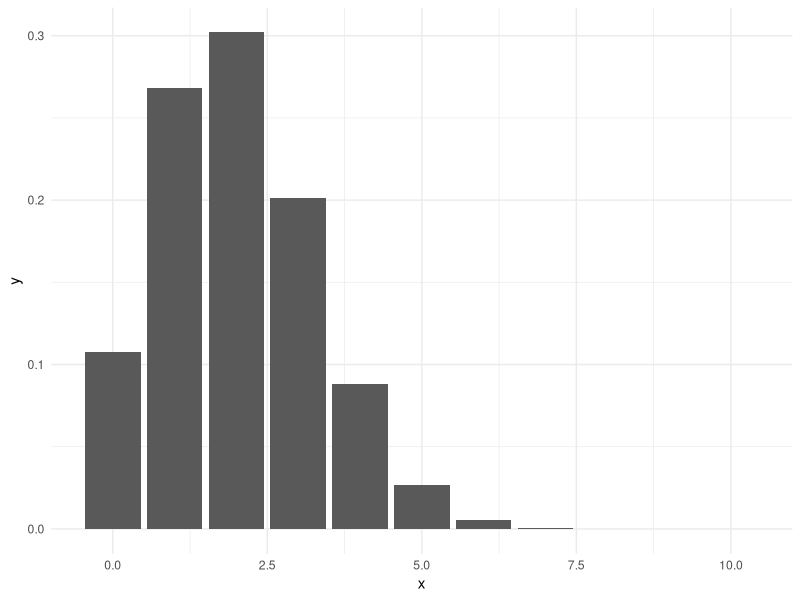
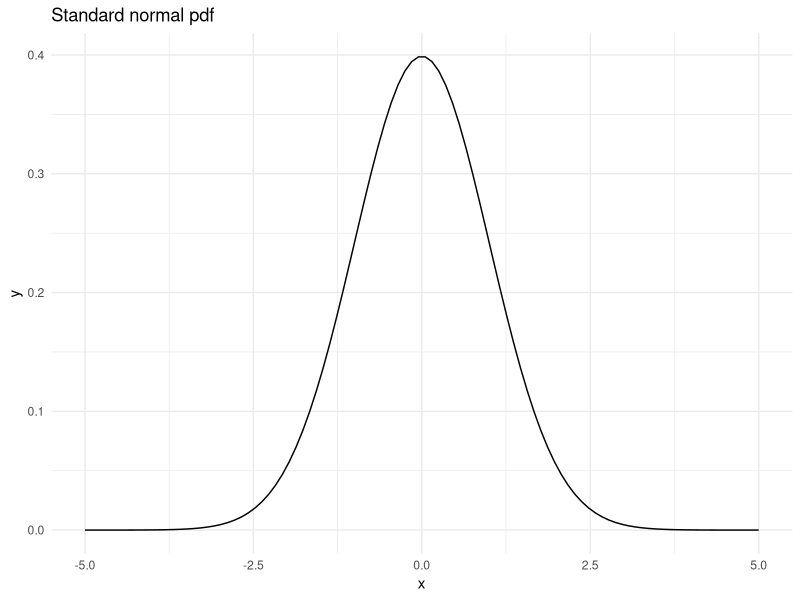
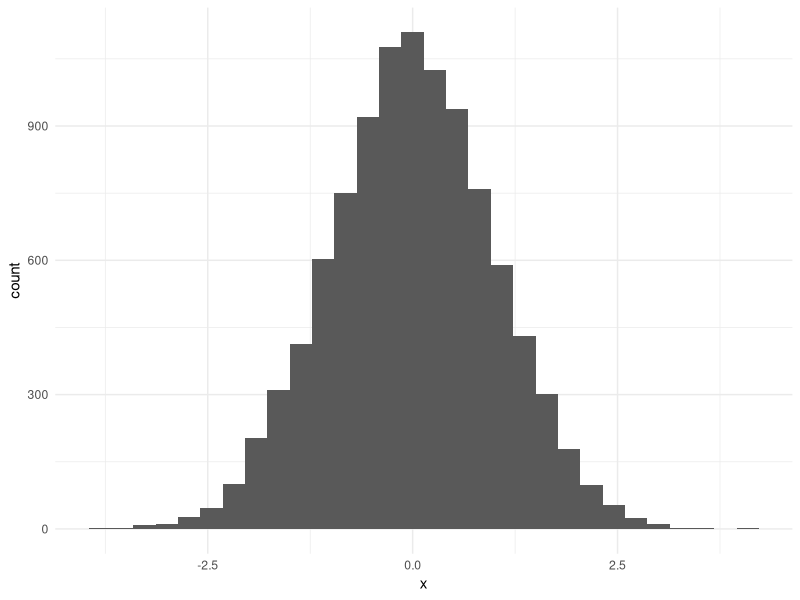
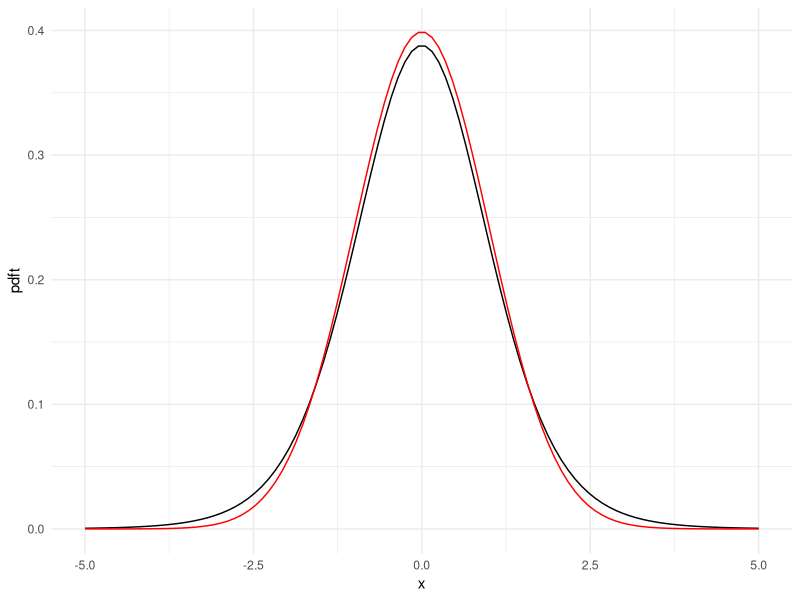
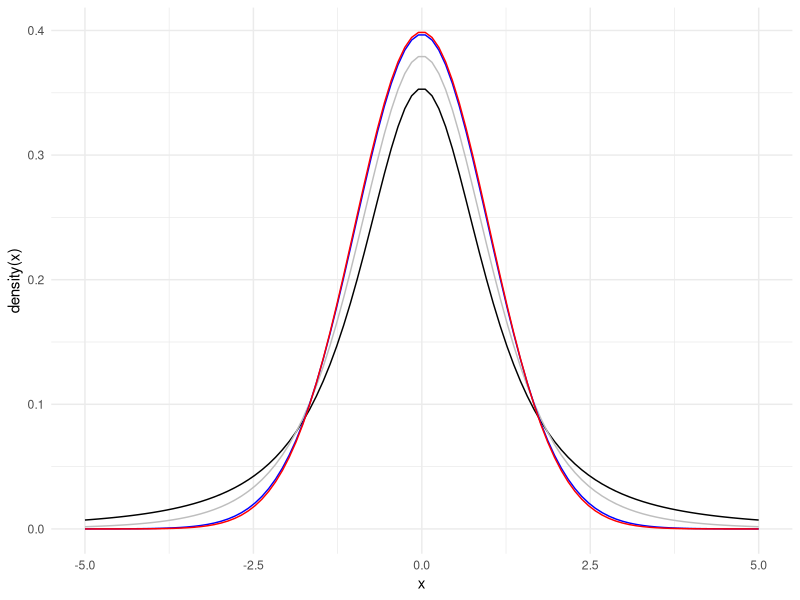
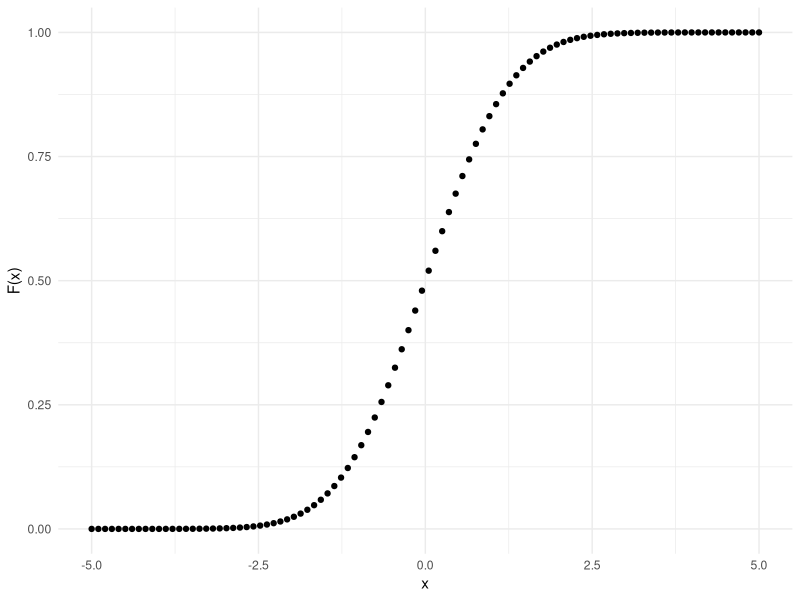
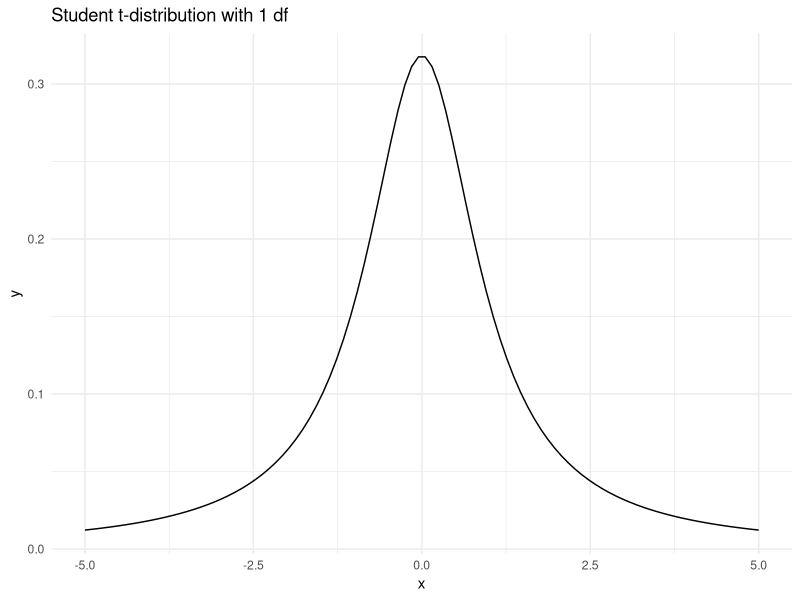
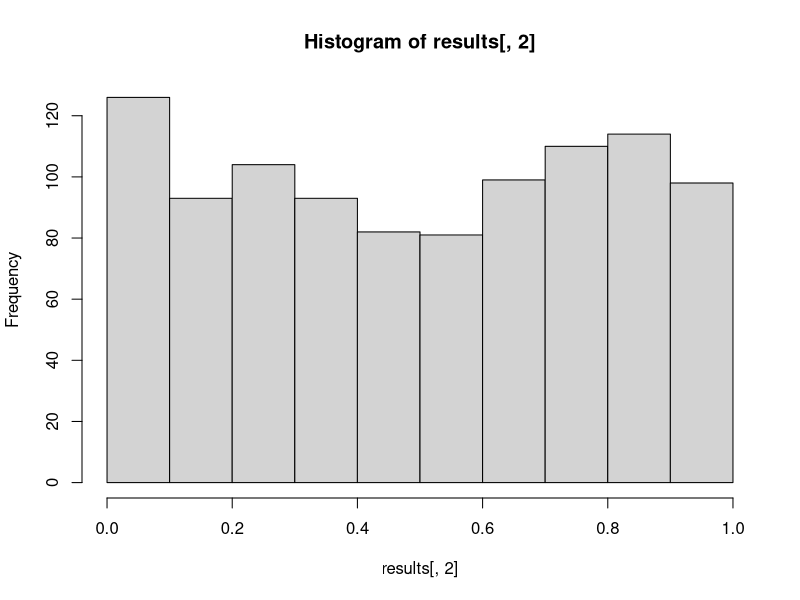

Here is the R script that generated these plots, in order:
## ---- chunk 1
#showsol<-FALSE
showsol=TRUE
knitr::opts_chunk$set(echo = TRUE,tidy=TRUE,message=FALSE,warning=FALSE,tidy.opts=list(width.cutoff=68),
                      cache=T)
## ---- chunk 2
cat("**Solution:** 
$X$ follows a binomial distribution if its probability mass function is given by $P(X=x)={n\\choose x}p^x(1-p)^{n-x}$ for $x=0$, $1$, $\\ldots$, $n$, where the parameter $n$ is a positive integer and the parameter $p$ is a number between $0$ and $1$. Typically, $X$ is the number of successes in a Bernoulli process consisting of $n$ trials where the probability of success in each trial is $p$.
")
## ---- chunk 3
library(ggplot2)
n=10
p=0.2
probs=dbinom(0:10,n,p)
df=data.frame(x=0:10,y=probs)
p<-ggplot(data=df, aes(x=x, y=y)) +
  geom_bar(stat="identity")+theme_minimal()
p
## ---- chunk 4
cat("**Solution:**
The approximation is best for $p=0.5$. Then the probability mass function is symmetric, as is the nomral probability density function. The approximation gets worse the closer $p$ is to $0$ or $1$.
")
## ---- chunk 5
x = seq(from = -5, to = 5, length=100)
y = dnorm(x = x, mean = 0, sd = 1)
df=data.frame(x=x,y=y)
p=ggplot(data=df,aes(x=x, y=y)) +
           geom_line()+
           ggtitle("Standard normal pdf")+theme_minimal()
p
         
## ---- chunk 6
cat("**Solution:**
`dnorm(1.4)` gives `0.1497275`. For a small $\\delta$, $P(1.4-\\delta<Z<1.4+\\delta) \\approx 2\\cdot0.15\\cdot\\delta$ for a standard normally distributed $Z$.
")
## ---- chunk 7
n = 10000
x = rnorm(n = n, mean = 0, sd = 1)
p=ggplot(data.frame(x=x),aes(x))+
  geom_histogram()+theme_minimal()
p
## ---- chunk 8
library(ggplot2)
n=10
x = seq(from = -5, to = 5, length=100)
pdft = dt(x = x, df=n-1)
pdfn=dnorm(x)
df=data.frame(x=x,pdft=pdft,pdfn=pdfn)
p=ggplot(data=df,aes(x=x)) +
  geom_line(aes(x=x,y=pdft))+
  geom_line(aes(x=x,y=pdfn),colour="red")+
  theme_minimal()
p
         
## ---- chunk 9
x = seq(from = -5, to = 5, length=100)
pdft2 = dt(x = x, df=2)
pdft5 = dt(x = x, df=5)
pdft50 = dt(x = x, df=50)
pdfn=dnorm(x)
df=data.frame(x=x,pdft2=pdft2,pdft5=pdft5,pdft50=pdft50,pdfn=pdfn)
p=ggplot(data=df,aes(x=x)) +
  geom_line(aes(x=x,y=pdft2))+
  geom_line(aes(x=x,y=pdft5), colour="grey")+
  geom_line(aes(x=x,y=pdft50), colour="blue")+
  geom_line(aes(x=x,y=pdfn),colour="red")+
  theme_minimal() + labs(y = "density(x)")
p
         
## ---- chunk 10
x = seq(from=-5, to=5, length=100)
df = data.frame(x=x,y=pnorm(x,0,1))
p=ggplot(data=df,aes(x=x, y=y)) +
  geom_point() + labs(y="F(x)") + theme_minimal()
p
## ---- chunk 11
z_l = qnorm(0.025, mean = 0, sd = 1) #lower
z_u = qnorm(0.975, mean = 0, sd = 1) #upper
c(z_l, z_u)
## ---- chunk 12
alpha_lower = pnorm(q = z_l, mean = 0, sd = 1, lower.tail = TRUE)
alpha_upper = 1 - pnorm(q = z_u, mean = 0, sd = 1, lower.tail = TRUE)
c(alpha_lower, alpha_upper)
## ---- chunk 13
cat("**Solutions:**
`pnorm(-5)` and `pnorm(5)` give `2.866516e-07` and `0.9999997`, respectively, i.e. close to 0 and 1. This agrees with the figure of the cdf.
")
## ---- chunk 14
cat("**Solution:**
We can use the following code:
")
## ---- chunk 15
pt(q = 1.8, df = 1)
pt(q = 2, df = 1) - pt(q = 1, df = 1) 
qt(p=0.1, df=1, lower.tail = F)
## ---- chunk 16
x = seq(-5,5, length = 100)
y = dt(x, df = 1)
df = data.frame(x=x, y=y)
p = ggplot(data=df, aes(x=x,y=y)) + geom_line() + ggtitle("Student t-distribution with 1 df") + theme_minimal()
p
## ---- chunk 17
myz.test <- function(x,sd)
{
  n <- length(x)
  xbar <- mean(x)
  zobs <- xbar/(sd/sqrt(n))
  # if you what to print remove hashtag in next line
  # print(paste("Zobs",zobs)) 
  pval<- 2*pnorm(abs(zobs),lower.tail=FALSE)
  # if you what to print remove hashtag in next line
  # print(paste("P-value",pval))
  return(list("statistic"=zobs,"p.value"=pval))
}
## ---- chunk 18
set.seed(23422)
testds <- rnorm(100,mean=0.5,sd=6)
myz.test(testds,sd=6)
## ---- chunk 19
mu=0
sigma=4
n=10 # size of each data set
B=1000 # number of data sets to simulate
results <- matrix(NA,ncol=2,nrow=B)
for (i in 1:B)
{
  testX <- rnorm(n,mean=mu,sd=sigma)
  thisresult <- myz.test(testX,sigma)
  results[i,] <- c(thisresult$statistic,thisresult$p.value)
}
hist(results[,2])
## ---- chunk 20
cat("**Solution:**
The test $H_0\\colon\\mu=0$ versus $H_1\\colon\\mu\\neq0$ is performed 1000 times. The histogram (above) displays the $p$-values. They seem uniformly distributed, as $p$-values from a true simple nullhypothis should be with continuous data.
")
## ---- chunk 21
x = seq(from = -10, to = 10, length = 500)
y1 = dnorm(x, mean = 0, sd = 1)
y2 = dnorm(x, mean = 0, sd = 2)
y3 = dnorm(x, mean = 1, sd = 2)
y4 = dnorm(x, mean = -1, sd = 2)
df = data.frame(x, y1, y2, y3, y4)
ggplot(df, aes(x, y = value, color = variable))+ 
    geom_line(aes(y = y1, col = "y1")) + 
    geom_line(aes(y = y2, col = "y2")) + 
    geom_line(aes(y = y3, col = "y3")) + 
    geom_line(aes(y = y4, col = "y4")) + 
    ylim(0, 0.5) + 
    ggtitle("Normal distribution") + 
  scale_colour_discrete(name  ="Mean, sd",
                            breaks=c("y1", "y2", "y3", "y4"),
                            labels=c("0, 1", "0, 2", "1, 2 ", "-1, 2"))+ theme_minimal()
## ---- chunk 22
n = 1000
p = 0.5
x = rbinom(n, size = 1, prob = p)
df = data.frame(x=x)
p = ggplot(df, aes(x=x)) + geom_histogram() + theme_minimal()
p
## ---- chunk 23
cat("**Solution:**
An experiment of flipping a coin 100 times is repeated 1000 times. Each of the 1000 results will be an integer between 0 and 1000 (inclusive). The number of heads in each experiment has the binomial distribution with parameters $n=100$ and $p=0.5$. The mean of this distribution is $np=50$ and the variance is $np(1-p)=25$. We find the probability of having one or zero heads by `pbinom(1, size=100, prob=0.5)`, which gives `7.967495e-29`, and the probability of having exactly one head by `dbinom(1,100,.5)`, which gives `7.888609e-29`, i.e., very small probabilities. \\par The R code (below) draws a kernel density estimate (a smoothed version of the histogram) of the number of heads in the 1000 experiments (red). The same is done for a normal approximation to the binomial distribution (blue).
")
## ---- chunk 24
n = 1000
p = 0.5
x = rbinom(n, size = 100, prob = 0.5)
x_normal = rnorm(n, mean = 100*p, sd = sqrt(100*p*(1-p)))
#hist(x)
#hist(x_normal)
df = data.frame(x = x, x_normal = x_normal)
ggplot(data = df, aes(x = values), color = variable) + 
  geom_density(aes(x = x, col = "x")) + 
  geom_density(aes(x = x_normal, col = "x_normal"))+
   theme_minimal()
## ---- chunk 25
cat("**Solution:**
R code and plots:
")
## ---- chunk 26
x = seq(from = 0, to = 8, length = 500)
y1 = dchisq(x, df = 1)
y2 = dchisq(x, df = 2)
y3 = dchisq(x, df = 3)
y4 = dchisq(x, df = 4)
y6 = dchisq(x, df = 6)
y9 = dchisq(x, df = 9)
df = data.frame(x,y1,y2,y3,y4,y6,y9)
ggplot(df, aes(x, y = value, color = variable))+ 
    geom_line(aes(y = y1, col = "y1")) + 
    geom_line(aes(y = y2, col = "y2")) + 
    geom_line(aes(y = y3, col = "y3")) + 
    geom_line(aes(y = y4, col = "y4")) + 
    geom_line(aes(y = y6, col = "y6")) + 
    geom_line(aes(y = y9, col = "y9")) + 
    ylim(0, 0.5) + theme_minimal()+
    ggtitle("Chi^2-pdf") + 
  scale_colour_discrete(name  ="Df",
                            breaks=c("y1", "y2", "y3", "y4", "y6", "y9"),
                            labels=c("1", "2", "3", "4", "6", "9"))
   
x = seq(from = 0, to = 8, length = 500)
y1 = pchisq(x, df = 1) 
y2 = pchisq(x, df = 2) 
y3 = pchisq(x, df = 3) 
y4 = pchisq(x, df = 4) 
y6 = pchisq(x, df = 6) 
y9 = pchisq(x, df = 9) 
df = data.frame(x,y1,y2,y3,y4,y6,y9)
ggplot(df, aes(x, y = value, color = variable))+ 
    geom_line(aes(y = y1, col = "y1")) + 
    geom_line(aes(y = y2, col = "y2")) + 
    geom_line(aes(y = y3, col = "y3")) + 
    geom_line(aes(y = y4, col = "y4")) + 
    geom_line(aes(y = y6, col = "y6")) + 
    geom_line(aes(y = y9, col = "y9")) + 
    ylim(0, 1) + 
    ggtitle("Chi^2-cdf") + theme_minimal()+
  scale_colour_discrete(name  ="Df",
                            breaks=c("y1", "y2", "y3", "y4", "y6", "y9"),
                            labels=c("1", "2", "3", "4", "6", "9"))
x = seq(from = -4, to = 4, length = 500)
y1 = dt(x, df = 1)
y2 = dt(x, df = 2)
y3 = dt(x, df = 3)
y4 = dt(x, df = 4)
y5 = dt(x, df = 5)
df = data.frame(x,y1,y2,y3,y4,y5)
ggplot(df, aes(x, y = value, color = variable))+ 
    geom_line(aes(y = y1, col = "y1")) + 
    geom_line(aes(y = y2, col = "y2")) + 
    geom_line(aes(y = y3, col = "y3")) + 
    geom_line(aes(y = y4, col = "y4")) + 
    geom_line(aes(y = y5, col = "y5")) + 
    ylim(0, 0.4) + 
    ggtitle("T-pdf") + 
  scale_colour_discrete(name  ="Df",
                            breaks=c("y1", "y2", "y3", "y4", "y5"),
                            labels=c("1", "2", "3", "4", "5")) +  theme_minimal()
x = seq(from = -4, to = 4, length = 500)
y1 = pt(x, df = 1) 
y2 = pt(x, df = 2) 
y3 = pt(x, df = 3) 
y4 = pt(x, df = 4) 
y6 = pt(x, df = 5) 
df = data.frame(x,y1,y2,y3,y4,y5)
ggplot(df, aes(x, y = value, color = variable))+ 
    geom_line(aes(y = y1, col = "y1")) + 
    geom_line(aes(y = y2, col = "y2")) + 
    geom_line(aes(y = y3, col = "y3")) + 
    geom_line(aes(y = y4, col = "y4")) + 
    geom_line(aes(y = y6, col = "y5")) + 
    ylim(0, 1) + 
    ggtitle("T-cdf") + 
  scale_colour_discrete(name  ="Df",
                            breaks=c("y1", "y2", "y3", "y4", "y5"),
                            labels=c("1", "2", "3", "4", "5")) + theme_minimal()
